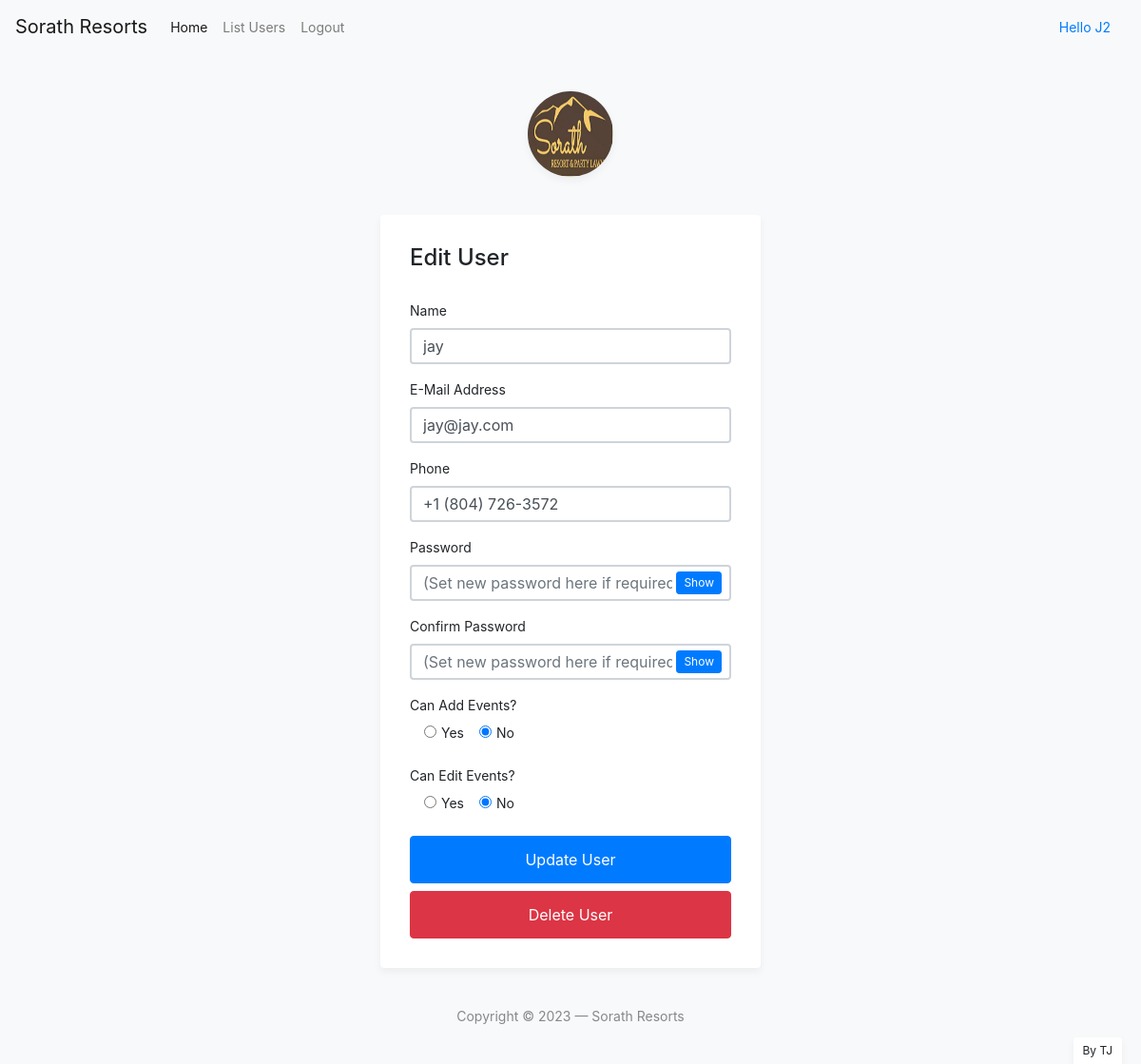
The app's page /edituser.php?id=15 (signed in) with its own data.
### tables this page shows
CREATE TABLE `users` (
  `id` int(11) NOT NULL,
  `name` varchar(255) NOT NULL,
  `email` varchar(255) NOT NULL,
  `password` varchar(255) NOT NULL,
  `phone` varchar(255) NOT NULL,
  `date_added` datetime DEFAULT NULL,
  `is_admin` tinyint(1) NOT NULL DEFAULT 0,
  `can_edit` tinyint(1) NOT NULL DEFAULT 0,
  `is_deleted` tinyint(1) NOT NULL DEFAULT 0,
  `can_add` tinyint(1) NOT NULL DEFAULT 0
);

### edituser.php (the view, shortened to what this page needs)
<!DOCTYPE HTML>
<html>
<head>
    <link rel="stylesheet" type="text/css" href="css/my-login.css">
    <link rel="stylesheet" href="https://stackpath.bootstrapcdn.com/bootstrap/4.3.1/css/bootstrap.min.css"
>
</head>
<body class="my-login-page">
<?php
include "headerbar.php";
?>
    <?php
    include "database.php";
    include "restricted.php";
    if (isset($_GET['id'])) {
        $id_passed = intval($_GET['id']);
        if ($id_passed > 0) {
            $sql = "SELECT id,name,email,password,phone,is_admin,can_edit,can_add,is_deleted FROM users WHERE id='$id_passed'";
            $result = mysqli_query($link, $sql);
            if (mysqli_num_rows($result) == 0) {
                $failed = 1;
                echo "Invalid Values";
                exit;
            }
            else {
                $row = $result->fetch_row();
                $user_name = $row[1];
                $user_email = $row[2];
                $user_phone = $row[4];
                $user_is_admin = $row[5];
                $user_can_edit = $row[6];
                $user_can_add = $row[7];
            }
        }
    }
                ?>
    <section class="h-100">
        <div class="container h-100">
            <div class="row justify-content-md-center h-100">
                <div class="card-wrapper">
                    <div class="brand">
                        <img src="img/sorath_logo.png" alt="logo">
                    </div>
                    <div class="card fat">
                        <div class="card-body">
                            <h4 class="card-title">Edit User</h4>
                            <form method="POST" class="my-login-validation" novalidate="" action=edituser.php>
                                <div class="form-group">
                                    <label for="name">Name</label>
                                    <input id="name" type="text" class="form-control" name="name"
                                    value="<?php echo (isset($user_name)) ? htmlspecialchars($user_name):''; ?>" required
                                        autofocus>
                                </div>
                                <div class="form-group">
                                    <label for="email">E-Mail Address</label>
                                    <input id="email" type="email" class="form-control" name="email"
                                    value="<?php echo (isset($user_email))?"$user_email":""; ?>" required
                                        autofocus>
                                </div>
                                <div class="form-group">
                                    <label for="phone">Phone</label>
                                    <input id="phone" type="text" class="form-control" name="phone"
                                    value="<?php echo (isset($user_phone))?"$user_phone":""; ?>" required
                                        autofocus>
                                </div>
                                <div class="form-group">
                                    <label for="password">Password
                                    </label>
                                    <input id="pass1" type="password" class="form-control" name="pass1"
                                       placeholder="(Set new password here if required)"  data-eye onChange="form.pass2.pattern=this.value">
                                </div>
                                <div class="form-group">
                                    <label for="password">Confirm Password
                                    </label>
                                    <input id="pass2" type="password" class="form-control" name="pass2"
                                        data-eye   placeholder="(Set new password here if required)">
                                </div>
                                <div class="form-group">
                                    <label for="can_add">Can Add Events?</label>
                                    <div class="col-9">
                                        <div class="form-check form-check-inline">
                                            <label><input name="can_add" id="can_add_0" type="radio"
                                                    class="form-check-input" value="1"
                                                    <?php
                                                    echo
                                                    ((isset($user_can_add)
                                                    && $user_can_add==1)
                                                    ||
                                                    (isset($user_is_admin)
                                                    && $user_is_admin==1))
                                                    ?
                                                    "checked"
                                                    :""; ?>
                                                    aria-describedby="can_add_dataHelpBlock">Yes</label>
                                        </div>
                                        <div class="form-check form-check-inline">
                                            <label><input name="can_add" id="can_add_1" type="radio"
                                                    class="form-check-input" value="0"
                                                    <?php  echo (isset($user_can_add) && $user_can_add==0 && $user_is_admin!=1)?"checked":""; ?>
                                                    aria-describedby="can_add_dataHelpBlock">No</label>
                                        </div>
                                    </div>
                                </div>
                                <div class="form-group">
                                    <label for="can_edit">Can Edit Events?</label>
                                    <div class="col-9">
                                        <div class="form-check form-check-inline">
                                            <label><input name="can_edit" id="can_edit_0" type="radio"
                                                    class="form-check-input" value="1"
                                                    <?php    echo
                                                    ((isset($user_can_edit)
                                                    && $user_can_edit==1) ||
                                                    (isset($user_is_admin)
                                                    && $user_is_admin==1))
                                                    ?
                                                    "checked"
                                                    :""; ?>
                                                    aria-describedby="can_edit_dataHelpBlock">Yes</label>
                                        </div>
                                        <div class="form-check form-check-inline">
                                            <label><input name="can_edit" id="can_edit_1" type="radio"
                                                    class="form-check-input" value="0"
                                                    <?php  echo (isset($user_can_edit) && $user_can_edit==0 && $user_is_admin!=1)?"checked":""; ?>
                                                    aria-describedby="can_edit_dataHelpBlock">No</label>
                                        </div>
                                    </div>
                                </div>
                                <div class="form-group m-0">
                                    <button type="submit" value="Save data" class="btn btn-primary btn-block">
                                        Update User
                                    </button>
                                    <button id="userdelete" type="button" name="userdelete" value="userdelete" class="btn btn-danger btn-block">
                                        Delete User
                                    </button>
                                </div>
                            </form>
                        </div>
                    </div>
                    <div class="footer">
                        Copyright &copy; 2023 &mdash; Sorath Resorts
                    </div>
                </div>
            </div>
        </div>
    </section>
</body>
</html>

### css/my-login.css (style rules this page uses)
html,body { height: 100%; }
body.my-login-page { background-color: #f7f9fb; font-size: 14px; }
.my-login-page .brand { width: 90px; height: 90px; overflow: hidden; border-radius: 50%; margin: 40px auto; box-shadow: 0 4px 8px rgba(0,0,0,.05); position: relative; z-index: 1; }
.my-login-page .brand img { width: 100%; }
.my-login-page .card-wrapper { width: 400px; }
.my-login-page .card { border-color: transparent; box-shadow: 0 4px 8px rgba(0,0,0,.05); }
.my-login-page .card.fat { padding: 10px; }
.my-login-page .card .card-title { margin-bottom: 30px; }
.my-login-page .form-control { border-width: 2.3px; }
.my-login-page .form-group label { width: 100%; }
.my-login-page .btn.btn-block { padding: 12px 10px; }
.my-login-page .footer { margin: 40px 0; color: #888; text-align: center; }

### records on screen
users: name "jay", email "jay@jay.com", phone "+1 (804) 726-3572", is_admin "☐ Yes", is_admin "☑ No"

### other values on screen
$username_loggedin "J2"
